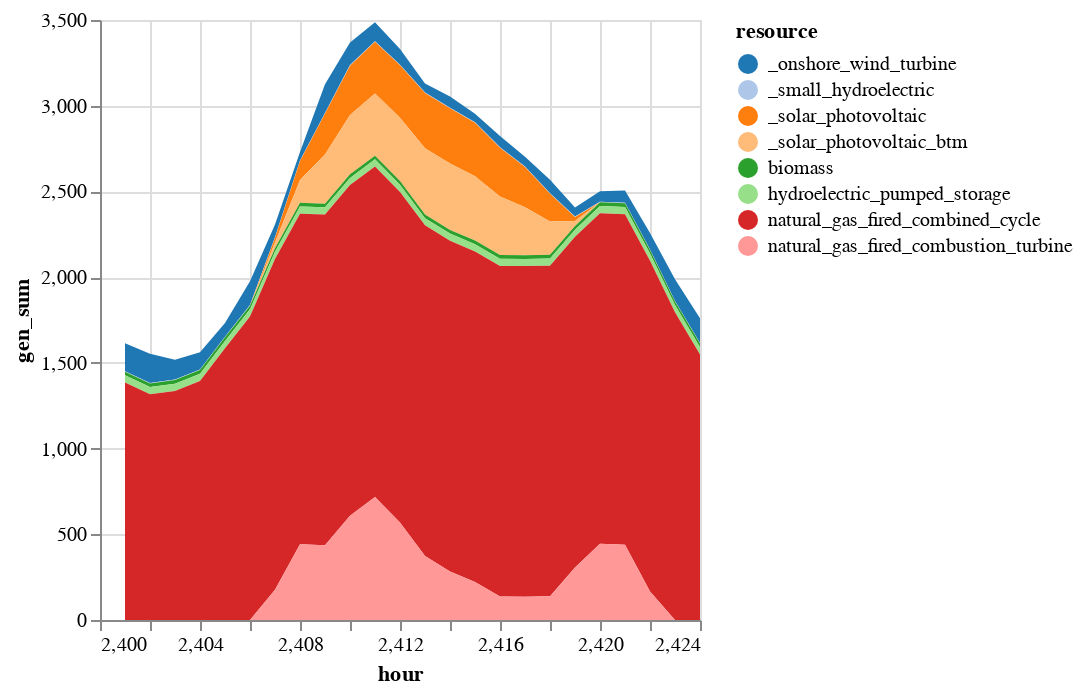

Here is the notebook cell this chart was saved with:
### Code cell
sol_gen_btm |>
@vlplot(:area, 
    x=:hour, y={:gen_sum, stack=:zero}, 
    color={"resource:n", scale={scheme="category20"}})

### Figure 1 — Vega-Lite specification as saved in the notebook (floating-point values rounded to 4 significant figures; data arrays with more than 128 entries replaced by an {"elided": "..."} marker saying what was removed)
{"data": {"values": {"elided": "192 records"}}, "encoding": {"color": {"field": "resource", "scale": {"scheme": "category20"}, "type": "nominal"}, "x": {"field": "hour", "type": "quantitative"}, "y": {"field": "gen_sum", "stack": "zero", "type": "quantitative"}}, "mark": "area"}
